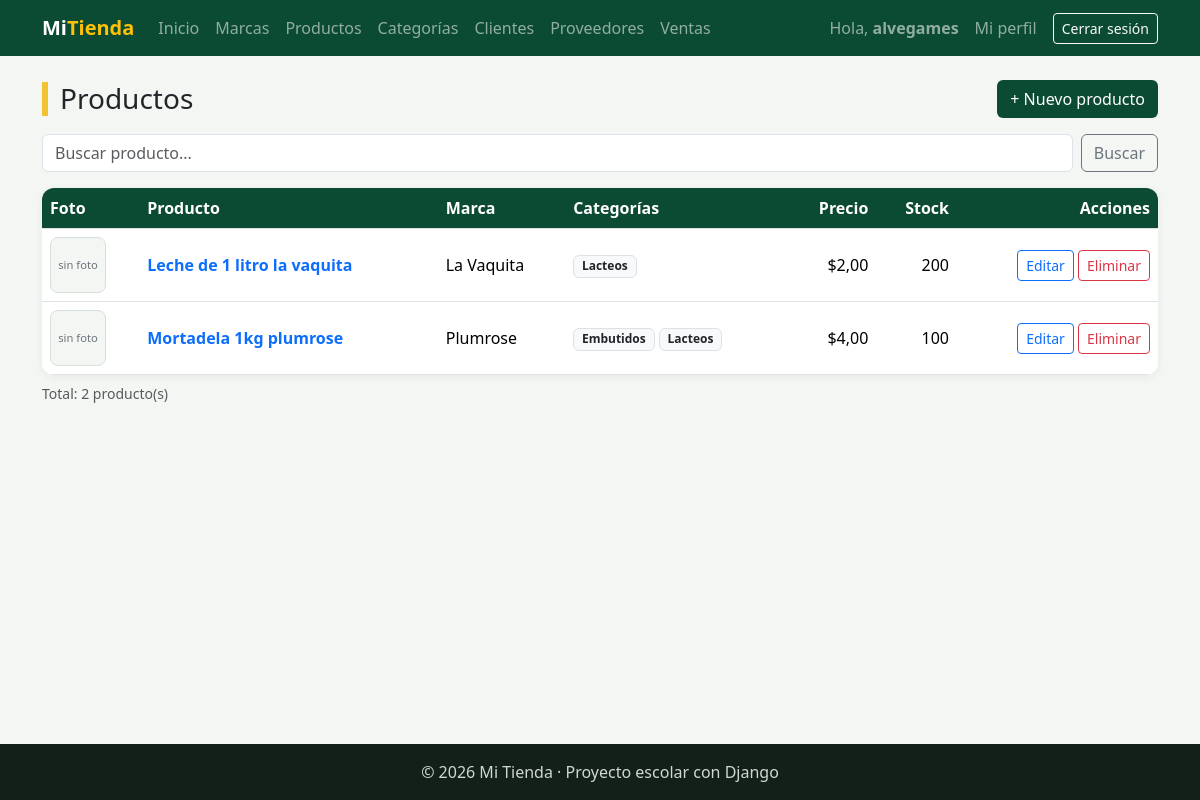
The app's page /facturacion/productos/ (signed in), older data.
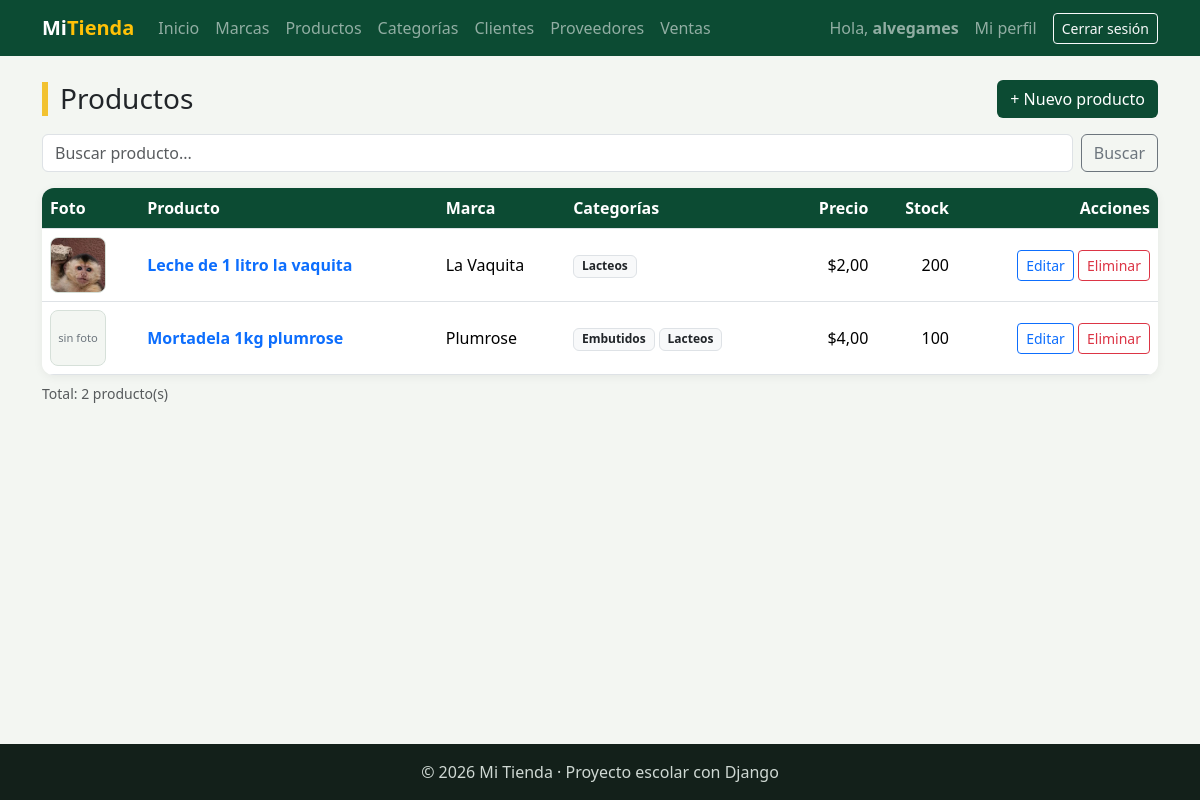
The same page, newer data.
### facturacion/models.py (models this page shows, shortened)
class ModeloBase(models.Model):
    user = models.ForeignKey(                    # 1:N con User: un usuario registra muchos registros
        User,
        on_delete=models.SET_NULL,               # Si borran al usuario, el registro se queda con user vacío
        null=True,                               # SET_NULL necesita que la columna acepte NULL
        blank=True,
        editable=False,                          # No aparece en formularios: lo llena la VISTA, no la persona
        related_name="%(class)s_registrados",    # %(class)s = nombre del modelo → user.producto_registrados
        verbose_name="Registrado por",
    )
    fecha_creacion = models.DateTimeField("Fecha de creación", auto_now_add=True)   # Se llena sola al CREAR
    fecha_modificacion = models.DateTimeField("Última modificación", auto_now=True) # Se actualiza sola en CADA save()
    class Meta:
        abstract = True                          # ← LA CLAVE: modelo "molde", sin tabla propia

class Producto(ModeloBase):
    nombre = models.CharField(max_length=100)
    descripcion = models.TextField("Descripción", blank=True)
    precio = models.DecimalField(max_digits=10, decimal_places=2)    # Precio de VENTA actual
    stock = models.PositiveIntegerField(default=0)                   # Unidades en bodega (nunca negativo)
    imagen = models.ImageField(                  # NUEVO: guarda una FOTO
        upload_to="productos/",                  #   el archivo va a MEDIA_ROOT/productos/
        blank=True,                              #   la foto es opcional
    )                                            #   En la tabla solo se guarda el TEXTO de la ruta: "productos/a55.jpg"
    marca = models.ForeignKey(Marca, on_delete=models.PROTECT, related_name="productos")
    categorias = models.ManyToManyField(Categoria, related_name="productos", blank=True)
    activo = models.BooleanField(default=True)
    class Meta:
        verbose_name = "Producto"
        verbose_name_plural = "Productos"
        ordering = ["nombre"]

class Marca(ModeloBase):
    nombre = models.CharField(max_length=60, unique=True)
    pais_origen = models.CharField("País de origen", max_length=60, blank=True)
    activo = models.BooleanField(default=True)
    class Meta:
        verbose_name = "Marca"
        verbose_name_plural = "Marcas"
        ordering = ["nombre"]

### facturacion/views.py (the view)
# urls.py: path("productos/", views.ProductoListView.as_view(), name="producto_lista"),   # .as_view(): obligatorio en clases
class ProductoListView(LoginRequiredMixin, ListView):     # LISTAR
    model = Producto                                       # ¿qué tabla?
    template_name = "facturacion/producto_lista.html"      # ¿qué HTML?
    context_object_name = "productos"                      # nombre de la lista en el HTML
    paginate_by = 5                                        # 5 por página → envía page_obj
    extra_context = {"titulo": "Productos"}                # datos fijos extra para el HTML
    def get_queryset(self):                                # ¿QUÉ registros se muestran?
        productos = super().get_queryset()                 # lo normal: Producto.objects.all()
        productos = productos.select_related("marca").prefetch_related("categorias")   # menos consultas
        q = self.request.GET.get("q", "")                  # buscador: ?q=galaxy
        if q:
            productos = productos.filter(nombre__icontains=q)
        return productos
    def get_context_data(self, **kwargs):                  # ¿qué datos EXTRA recibe el HTML?
        contexto = super().get_context_data(**kwargs)      # lo que ListView ya armó
        contexto["q"] = self.request.GET.get("q", "")      # + lo buscado
        return contexto

### facturacion/templates/facturacion/producto_lista.html (shortened to what this page needs)
{% extends "base.html" %}
{% block contenido %}
<div class="d-flex justify-content-between align-items-center flex-wrap gap-2 mb-3">
    <h1 class="h3 titulo-pagina m-0">{{ titulo }}</h1>
    <a href="{% url 'facturacion:producto_crear' %}" class="btn btn-verde">+ Nuevo producto</a>
</div>
<form method="get" class="d-flex gap-2 mb-3">
    <input type="text" name="q" value="{{ q }}" class="form-control" placeholder="Buscar producto...">
    <button type="submit" class="btn btn-outline-secondary">Buscar</button>
</form>
<div class="tarjeta p-0 table-responsive">
    <table class="table table-hover align-middle m-0">
        <thead>
            <tr><th>Foto</th><th>Producto</th><th>Marca</th><th>Categorías</th><th class="text-end">Precio</th><th class="text-end">Stock</th><th class="text-end">Acciones</th></tr>
        </thead>
        <tbody>
            {% for producto in productos %}
            <tr>
                <td>
                    {% if producto.imagen %}
                        <img src="{{ producto.imagen.url }}" alt="{{ producto.nombre }}" class="miniatura">
                    {% else %}
                        <div class="miniatura vacia">sin foto</div>
                    {% endif %}
                </td>
                <td>
                    <a href="{% url 'facturacion:producto_detalle' producto.pk %}" class="fw-semibold text-decoration-none">{{ producto.nombre }}</a>
                </td>
                <td>{{ producto.marca.nombre }}</td>
                <td>
                    {% for categoria in producto.categorias.all %}
                        <span class="badge bg-light text-dark border">{{ categoria.nombre }}</span>
                    {% empty %}—{% endfor %}
                </td>
                <td class="text-end">${{ producto.precio }}</td>
                <td class="text-end">
                    {% if producto.stock < 5 %}<span class="badge bg-danger">{{ producto.stock }}</span>{% else %}{{ producto.stock }}{% endif %}
                </td>
                <td class="text-end text-nowrap">
                    <a href="{% url 'facturacion:producto_editar' producto.pk %}" class="btn btn-sm btn-outline-primary">Editar</a>
                    <a href="{% url 'facturacion:producto_eliminar' producto.pk %}" class="btn btn-sm btn-outline-danger">Eliminar</a>
                </td>
            </tr>
            {% empty %}
            <tr><td colspan="7" class="text-center text-muted py-4">No hay productos.</td></tr>
            {% endfor %}
        </tbody>
    </table>
</div>
<p class="text-muted small mt-2">Total: {{ page_obj.paginator.count }} producto(s)</p>
{% endblock %}

Row changes from the older to the newer data that the page shows:
changed Producto "Leche de 1 litro la vaquita": imagen: picture added; no longer shows "sin foto"
